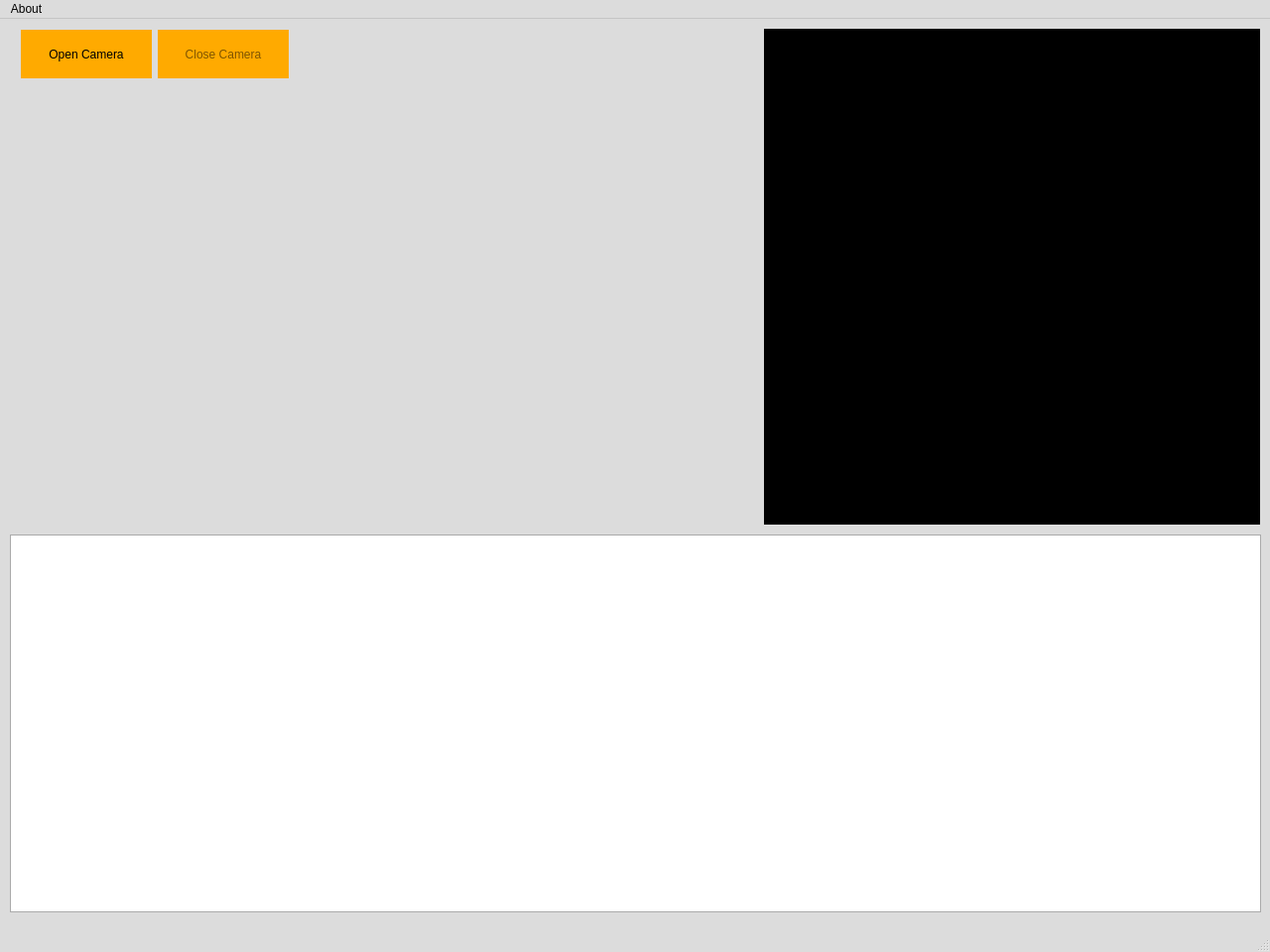
<?xml version="1.0" encoding="UTF-8"?>
<ui version="4.0">
 <class>Sparrow</class>
 <widget class="QMainWindow" name="Sparrow">
  <property name="geometry">
   <rect>
    <x>0</x>
    <y>0</y>
    <width>1280</width>
    <height>960</height>
   </rect>
  </property>
  <property name="palette">
   <palette>
    <active>
     <colorrole role="WindowText">
      <brush brushstyle="SolidPattern">
       <color alpha="255">
        <red>0</red>
        <green>0</green>
        <blue>0</blue>
       </color>
      </brush>
     </colorrole>
     <colorrole role="Button">
      <brush brushstyle="SolidPattern">
       <color alpha="255">
        <red>220</red>
        <green>220</green>
        <blue>220</blue>
       </color>
      </brush>
     </colorrole>
     <colorrole role="Light">
      <brush brushstyle="SolidPattern">
       <color alpha="255">
        <red>255</red>
        <green>255</green>
        <blue>255</blue>
       </color>
      </brush>
     </colorrole>
     <colorrole role="Midlight">
      <brush brushstyle="SolidPattern">
       <color alpha="255">
        <red>237</red>
        <green>237</green>
        <blue>237</blue>
       </color>
      </brush>
     </colorrole>
     <colorrole role="Dark">
      <brush brushstyle="SolidPattern">
       <color alpha="255">
        <red>110</red>
        <green>110</green>
        <blue>110</blue>
       </color>
      </brush>
     </colorrole>
     <colorrole role="Mid">
      <brush brushstyle="SolidPattern">
       <color alpha="255">
        <red>147</red>
        <green>147</green>
        <blue>147</blue>
       </color>
      </brush>
     </colorrole>
     <colorrole role="Text">
      <brush brushstyle="SolidPattern">
       <color alpha="255">
        <red>0</red>
        <green>0</green>
        <blue>0</blue>
       </color>
      </brush>
     </colorrole>
     <colorrole role="BrightText">
      <brush brushstyle="SolidPattern">
       <color alpha="255">
        <red>255</red>
        <green>255</green>
        <blue>255</blue>
       </color>
      </brush>
     </colorrole>
     <colorrole role="ButtonText">
      <brush brushstyle="SolidPattern">
       <color alpha="255">
        <red>0</red>
        <green>0</green>
        <blue>0</blue>
       </color>
      </brush>
     </colorrole>
     <colorrole role="Base">
      <brush brushstyle="SolidPattern">
       <color alpha="255">
        <red>255</red>
        <green>255</green>
        <blue>255</blue>
       </color>
      </brush>
     </colorrole>
     <colorrole role="Window">
      <brush brushstyle="SolidPattern">
       <color alpha="255">
        <red>220</red>
        <green>220</green>
        <blue>220</blue>
       </color>
      </brush>
     </colorrole>
     <colorrole role="Shadow">
      <brush brushstyle="SolidPattern">
       <color alpha="255">
        <red>0</red>
        <green>0</green>
        <blue>0</blue>
       </color>
      </brush>
     </colorrole>
     <colorrole role="AlternateBase">
      <brush brushstyle="SolidPattern">
       <color alpha="255">
        <red>237</red>
        <green>237</green>
        <blue>237</blue>
       </color>
      </brush>
     </colorrole>
     <colorrole role="ToolTipBase">
      <brush brushstyle="SolidPattern">
       <color alpha="255">
        <red>255</red>
        <green>255</green>
        <blue>220</blue>
       </color>
      </brush>
     </colorrole>
     <colorrole role="ToolTipText">
      <brush brushstyle="SolidPattern">
       <color alpha="255">
        <red>0</red>
        <green>0</green>
        <blue>0</blue>
       </color>
      </brush>
     </colorrole>
    </active>
    <inactive>
     <colorrole role="WindowText">
      <brush brushstyle="SolidPattern">
       <color alpha="255">
        <red>0</red>
        <green>0</green>
        <blue>0</blue>
       </color>
      </brush>
     </colorrole>
     <colorrole role="Button">
      <brush brushstyle="SolidPattern">
       <color alpha="255">
        <red>220</red>
        <green>220</green>
        <blue>220</blue>
       </color>
      </brush>
     </colorrole>
     <colorrole role="Light">
      <brush brushstyle="SolidPattern">
       <color alpha="255">
        <red>255</red>
        <green>255</green>
        <blue>255</blue>
       </color>
      </brush>
     </colorrole>
     <colorrole role="Midlight">
      <brush brushstyle="SolidPattern">
       <color alpha="255">
        <red>237</red>
        <green>237</green>
        <blue>237</blue>
       </color>
      </brush>
     </colorrole>
     <colorrole role="Dark">
      <brush brushstyle="SolidPattern">
       <color alpha="255">
        <red>110</red>
        <green>110</green>
        <blue>110</blue>
       </color>
      </brush>
     </colorrole>
     <colorrole role="Mid">
      <brush brushstyle="SolidPattern">
       <color alpha="255">
        <red>147</red>
        <green>147</green>
        <blue>147</blue>
       </color>
      </brush>
     </colorrole>
     <colorrole role="Text">
      <brush brushstyle="SolidPattern">
       <color alpha="255">
        <red>0</red>
        <green>0</green>
        <blue>0</blue>
       </color>
      </brush>
     </colorrole>
     <colorrole role="BrightText">
      <brush brushstyle="SolidPattern">
       <color alpha="255">
        <red>255</red>
        <green>255</green>
        <blue>255</blue>
       </color>
      </brush>
     </colorrole>
     <colorrole role="ButtonText">
      <brush brushstyle="SolidPattern">
       <color alpha="255">
        <red>0</red>
        <green>0</green>
        <blue>0</blue>
       </color>
      </brush>
     </colorrole>
     <colorrole role="Base">
      <brush brushstyle="SolidPattern">
       <color alpha="255">
        <red>255</red>
        <green>255</green>
        <blue>255</blue>
       </color>
      </brush>
     </colorrole>
     <colorrole role="Window">
      <brush brushstyle="SolidPattern">
       <color alpha="255">
        <red>220</red>
        <green>220</green>
        <blue>220</blue>
       </color>
      </brush>
     </colorrole>
     <colorrole role="Shadow">
      <brush brushstyle="SolidPattern">
       <color alpha="255">
        <red>0</red>
        <green>0</green>
        <blue>0</blue>
       </color>
      </brush>
     </colorrole>
     <colorrole role="AlternateBase">
      <brush brushstyle="SolidPattern">
       <color alpha="255">
        <red>237</red>
        <green>237</green>
        <blue>237</blue>
       </color>
      </brush>
     </colorrole>
     <colorrole role="ToolTipBase">
      <brush brushstyle="SolidPattern">
       <color alpha="255">
        <red>255</red>
        <green>255</green>
        <blue>220</blue>
       </color>
      </brush>
     </colorrole>
     <colorrole role="ToolTipText">
      <brush brushstyle="SolidPattern">
       <color alpha="255">
        <red>0</red>
        <green>0</green>
        <blue>0</blue>
       </color>
      </brush>
     </colorrole>
    </inactive>
    <disabled>
     <colorrole role="WindowText">
      <brush brushstyle="SolidPattern">
       <color alpha="255">
        <red>110</red>
        <green>110</green>
        <blue>110</blue>
       </color>
      </brush>
     </colorrole>
     <colorrole role="Button">
      <brush brushstyle="SolidPattern">
       <color alpha="255">
        <red>220</red>
        <green>220</green>
        <blue>220</blue>
       </color>
      </brush>
     </colorrole>
     <colorrole role="Light">
      <brush brushstyle="SolidPattern">
       <color alpha="255">
        <red>255</red>
        <green>255</green>
        <blue>255</blue>
       </color>
      </brush>
     </colorrole>
     <colorrole role="Midlight">
      <brush brushstyle="SolidPattern">
       <color alpha="255">
        <red>237</red>
        <green>237</green>
        <blue>237</blue>
       </color>
      </brush>
     </colorrole>
     <colorrole role="Dark">
      <brush brushstyle="SolidPattern">
       <color alpha="255">
        <red>110</red>
        <green>110</green>
        <blue>110</blue>
       </color>
      </brush>
     </colorrole>
     <colorrole role="Mid">
      <brush brushstyle="SolidPattern">
       <color alpha="255">
        <red>147</red>
        <green>147</green>
        <blue>147</blue>
       </color>
      </brush>
     </colorrole>
     <colorrole role="Text">
      <brush brushstyle="SolidPattern">
       <color alpha="255">
        <red>110</red>
        <green>110</green>
        <blue>110</blue>
       </color>
      </brush>
     </colorrole>
     <colorrole role="BrightText">
      <brush brushstyle="SolidPattern">
       <color alpha="255">
        <red>255</red>
        <green>255</green>
        <blue>255</blue>
       </color>
      </brush>
     </colorrole>
     <colorrole role="ButtonText">
      <brush brushstyle="SolidPattern">
       <color alpha="255">
        <red>110</red>
        <green>110</green>
        <blue>110</blue>
       </color>
      </brush>
     </colorrole>
     <colorrole role="Base">
      <brush brushstyle="SolidPattern">
       <color alpha="255">
        <red>220</red>
        <green>220</green>
        <blue>220</blue>
       </color>
      </brush>
     </colorrole>
     <colorrole role="Window">
      <brush brushstyle="SolidPattern">
       <color alpha="255">
        <red>220</red>
        <green>220</green>
        <blue>220</blue>
       </color>
      </brush>
     </colorrole>
     <colorrole role="Shadow">
      <brush brushstyle="SolidPattern">
       <color alpha="255">
        <red>0</red>
        <green>0</green>
        <blue>0</blue>
       </color>
      </brush>
     </colorrole>
     <colorrole role="AlternateBase">
      <brush brushstyle="SolidPattern">
       <color alpha="255">
        <red>220</red>
        <green>220</green>
        <blue>220</blue>
       </color>
      </brush>
     </colorrole>
     <colorrole role="ToolTipBase">
      <brush brushstyle="SolidPattern">
       <color alpha="255">
        <red>255</red>
        <green>255</green>
        <blue>220</blue>
       </color>
      </brush>
     </colorrole>
     <colorrole role="ToolTipText">
      <brush brushstyle="SolidPattern">
       <color alpha="255">
        <red>0</red>
        <green>0</green>
        <blue>0</blue>
       </color>
      </brush>
     </colorrole>
    </disabled>
   </palette>
  </property>
  <property name="windowTitle">
   <string/>
  </property>
  <property name="autoFillBackground">
   <bool>true</bool>
  </property>
  <widget class="QWidget" name="centralWidget">
   <widget class="QWidget" name="layoutWidget">
    <property name="geometry">
     <rect>
      <x>10</x>
      <y>10</y>
      <width>281</width>
      <height>51</height>
     </rect>
    </property>
    <layout class="QHBoxLayout" name="horizontalLayout">
     <property name="topMargin">
      <number>1</number>
     </property>
     <property name="rightMargin">
      <number>0</number>
     </property>
     <property name="bottomMargin">
      <number>1</number>
     </property>
     <item>
      <widget class="QPushButton" name="openCameraButton">
       <property name="sizePolicy">
        <sizepolicy hsizetype="Minimum" vsizetype="Minimum">
         <horstretch>0</horstretch>
         <verstretch>0</verstretch>
        </sizepolicy>
       </property>
       <property name="palette">
        <palette>
         <active>
          <colorrole role="WindowText">
           <brush brushstyle="SolidPattern">
            <color alpha="255">
             <red>0</red>
             <green>0</green>
             <blue>0</blue>
            </color>
           </brush>
          </colorrole>
          <colorrole role="Button">
           <brush brushstyle="SolidPattern">
            <color alpha="255">
             <red>255</red>
             <green>170</green>
             <blue>0</blue>
            </color>
           </brush>
          </colorrole>
          <colorrole role="Light">
           <brush brushstyle="SolidPattern">
            <color alpha="255">
             <red>255</red>
             <green>213</green>
             <blue>127</blue>
            </color>
           </brush>
          </colorrole>
          <colorrole role="Midlight">
           <brush brushstyle="SolidPattern">
            <color alpha="255">
             <red>255</red>
             <green>191</green>
             <blue>63</blue>
            </color>
           </brush>
          </colorrole>
          <colorrole role="Dark">
           <brush brushstyle="SolidPattern">
            <color alpha="255">
             <red>127</red>
             <green>85</green>
             <blue>0</blue>
            </color>
           </brush>
          </colorrole>
          <colorrole role="Mid">
           <brush brushstyle="SolidPattern">
            <color alpha="255">
             <red>170</red>
             <green>113</green>
             <blue>0</blue>
            </color>
           </brush>
          </colorrole>
          <colorrole role="Text">
           <brush brushstyle="SolidPattern">
            <color alpha="255">
             <red>0</red>
             <green>0</green>
             <blue>0</blue>
            </color>
           </brush>
          </colorrole>
          <colorrole role="BrightText">
           <brush brushstyle="SolidPattern">
            <color alpha="255">
             <red>255</red>
             <green>255</green>
             <blue>255</blue>
            </color>
           </brush>
          </colorrole>
          <colorrole role="ButtonText">
           <brush brushstyle="SolidPattern">
            <color alpha="255">
             <red>0</red>
             <green>0</green>
             <blue>0</blue>
            </color>
           </brush>
          </colorrole>
          <colorrole role="Base">
           <brush brushstyle="SolidPattern">
            <color alpha="255">
             <red>255</red>
             <green>255</green>
             <blue>255</blue>
            </color>
           </brush>
          </colorrole>
          <colorrole role="Window">
           <brush brushstyle="SolidPattern">
            <color alpha="255">
             <red>255</red>
             <green>170</green>
             <blue>0</blue>
            </color>
           </brush>
          </colorrole>
          <colorrole role="Shadow">
           <brush brushstyle="SolidPattern">
            <color alpha="255">
             <red>0</red>
             <green>0</green>
             <blue>0</blue>
            </color>
           </brush>
          </colorrole>
          <colorrole role="AlternateBase">
           <brush brushstyle="SolidPattern">
            <color alpha="255">
             <red>255</red>
             <green>212</green>
             <blue>127</blue>
            </color>
           </brush>
          </colorrole>
          <colorrole role="ToolTipBase">
           <brush brushstyle="SolidPattern">
            <color alpha="255">
             <red>255</red>
             <green>255</green>
             <blue>220</blue>
            </color>
           </brush>
          </colorrole>
          <colorrole role="ToolTipText">
           <brush brushstyle="SolidPattern">
            <color alpha="255">
             <red>0</red>
             <green>0</green>
             <blue>0</blue>
            </color>
           </brush>
          </colorrole>
         </active>
         <inactive>
          <colorrole role="WindowText">
           <brush brushstyle="SolidPattern">
            <color alpha="255">
             <red>0</red>
             <green>0</green>
             <blue>0</blue>
            </color>
           </brush>
          </colorrole>
          <colorrole role="Button">
           <brush brushstyle="SolidPattern">
            <color alpha="255">
             <red>255</red>
             <green>170</green>
             <blue>0</blue>
            </color>
           </brush>
          </colorrole>
          <colorrole role="Light">
           <brush brushstyle="SolidPattern">
            <color alpha="255">
             <red>255</red>
             <green>213</green>
             <blue>127</blue>
            </color>
           </brush>
          </colorrole>
          <colorrole role="Midlight">
           <brush brushstyle="SolidPattern">
            <color alpha="255">
             <red>255</red>
             <green>191</green>
             <blue>63</blue>
            </color>
           </brush>
          </colorrole>
          <colorrole role="Dark">
           <brush brushstyle="SolidPattern">
            <color alpha="255">
             <red>127</red>
             <green>85</green>
             <blue>0</blue>
            </color>
           </brush>
          </colorrole>
          <colorrole role="Mid">
           <brush brushstyle="SolidPattern">
            <color alpha="255">
             <red>170</red>
             <green>113</green>
             <blue>0</blue>
            </color>
           </brush>
          </colorrole>
          <colorrole role="Text">
           <brush brushstyle="SolidPattern">
            <color alpha="255">
             <red>0</red>
             <green>0</green>
             <blue>0</blue>
            </color>
           </brush>
          </colorrole>
          <colorrole role="BrightText">
           <brush brushstyle="SolidPattern">
            <color alpha="255">
             <red>255</red>
             <green>255</green>
             <blue>255</blue>
            </color>
           </brush>
          </colorrole>
          <colorrole role="ButtonText">
           <brush brushstyle="SolidPattern">
            <color alpha="255">
             <red>0</red>
             <green>0</green>
             <blue>0</blue>
            </color>
           </brush>
          </colorrole>
          <colorrole role="Base">
           <brush brushstyle="SolidPattern">
            <color alpha="255">
             <red>255</red>
             <green>255</green>
             <blue>255</blue>
            </color>
           </brush>
          </colorrole>
          <colorrole role="Window">
           <brush brushstyle="SolidPattern">
            <color alpha="255">
             <red>255</red>
             <green>170</green>
             <blue>0</blue>
            </color>
           </brush>
          </colorrole>
          <colorrole role="Shadow">
           <brush brushstyle="SolidPattern">
            <color alpha="255">
             <red>0</red>
             <green>0</green>
             <blue>0</blue>
            </color>
           </brush>
          </colorrole>
          <colorrole role="AlternateBase">
           <brush brushstyle="SolidPattern">
            <color alpha="255">
             <red>255</red>
             <green>212</green>
             <blue>127</blue>
            </color>
           </brush>
          </colorrole>
          <colorrole role="ToolTipBase">
           <brush brushstyle="SolidPattern">
            <color alpha="255">
             <red>255</red>
             <green>255</green>
             <blue>220</blue>
            </color>
           </brush>
          </colorrole>
          <colorrole role="ToolTipText">
           <brush brushstyle="SolidPattern">
            <color alpha="255">
             <red>0</red>
             <green>0</green>
             <blue>0</blue>
            </color>
           </brush>
          </colorrole>
         </inactive>
         <disabled>
          <colorrole role="WindowText">
           <brush brushstyle="SolidPattern">
            <color alpha="255">
             <red>127</red>
             <green>85</green>
             <blue>0</blue>
            </color>
           </brush>
          </colorrole>
          <colorrole role="Button">
           <brush brushstyle="SolidPattern">
            <color alpha="255">
             <red>255</red>
             <green>170</green>
             <blue>0</blue>
            </color>
           </brush>
          </colorrole>
          <colorrole role="Light">
           <brush brushstyle="SolidPattern">
            <color alpha="255">
             <red>255</red>
             <green>213</green>
             <blue>127</blue>
            </color>
           </brush>
          </colorrole>
          <colorrole role="Midlight">
           <brush brushstyle="SolidPattern">
            <color alpha="255">
             <red>255</red>
             <green>191</green>
             <blue>63</blue>
            </color>
           </brush>
          </colorrole>
          <colorrole role="Dark">
           <brush brushstyle="SolidPattern">
            <color alpha="255">
             <red>127</red>
             <green>85</green>
             <blue>0</blue>
            </color>
           </brush>
          </colorrole>
          <colorrole role="Mid">
           <brush brushstyle="SolidPattern">
            <color alpha="255">
             <red>170</red>
             <green>113</green>
             <blue>0</blue>
            </color>
           </brush>
          </colorrole>
          <colorrole role="Text">
           <brush brushstyle="SolidPattern">
            <color alpha="255">
             <red>127</red>
             <green>85</green>
             <blue>0</blue>
            </color>
           </brush>
          </colorrole>
          <colorrole role="BrightText">
           <brush brushstyle="SolidPattern">
            <color alpha="255">
             <red>255</red>
             <green>255</green>
             <blue>255</blue>
            </color>
           </brush>
          </colorrole>
          <colorrole role="ButtonText">
           <brush brushstyle="SolidPattern">
            <color alpha="255">
             <red>127</red>
             <green>85</green>
             <blue>0</blue>
            </color>
           </brush>
          </colorrole>
          <colorrole role="Base">
           <brush brushstyle="SolidPattern">
            <color alpha="255">
             <red>255</red>
             <green>170</green>
             <blue>0</blue>
            </color>
           </brush>
          </colorrole>
          <colorrole role="Window">
           <brush brushstyle="SolidPattern">
            <color alpha="255">
             <red>255</red>
             <green>170</green>
             <blue>0</blue>
            </color>
           </brush>
          </colorrole>
          <colorrole role="Shadow">
           <brush brushstyle="SolidPattern">
            <color alpha="255">
             <red>0</red>
             <green>0</green>
             <blue>0</blue>
            </color>
           </brush>
          </colorrole>
          <colorrole role="AlternateBase">
           <brush brushstyle="SolidPattern">
            <color alpha="255">
             <red>255</red>
             <green>170</green>
             <blue>0</blue>
            </color>
           </brush>
          </colorrole>
          <colorrole role="ToolTipBase">
           <brush brushstyle="SolidPattern">
            <color alpha="255">
             <red>255</red>
             <green>255</green>
             <blue>220</blue>
            </color>
           </brush>
          </colorrole>
          <colorrole role="ToolTipText">
           <brush brushstyle="SolidPattern">
            <color alpha="255">
             <red>0</red>
             <green>0</green>
             <blue>0</blue>
            </color>
           </brush>
          </colorrole>
         </disabled>
        </palette>
       </property>
       <property name="autoFillBackground">
        <bool>true</bool>
       </property>
       <property name="text">
        <string>Open Camera</string>
       </property>
       <property name="flat">
        <bool>true</bool>
       </property>
      </widget>
     </item>
     <item>
      <widget class="QPushButton" name="closeCameraButton">
       <property name="enabled">
        <bool>false</bool>
       </property>
       <property name="sizePolicy">
        <sizepolicy hsizetype="Minimum" vsizetype="Minimum">
         <horstretch>0</horstretch>
         <verstretch>0</verstretch>
        </sizepolicy>
       </property>
       <property name="palette">
        <palette>
         <active>
          <colorrole role="WindowText">
           <brush brushstyle="SolidPattern">
            <color alpha="255">
             <red>0</red>
             <green>0</green>
             <blue>0</blue>
            </color>
           </brush>
          </colorrole>
          <colorrole role="Button">
           <brush brushstyle="SolidPattern">
            <color alpha="255">
             <red>255</red>
             <green>170</green>
             <blue>0</blue>
            </color>
           </brush>
          </colorrole>
          <colorrole role="Light">
           <brush brushstyle="SolidPattern">
            <color alpha="255">
             <red>255</red>
             <green>213</green>
             <blue>127</blue>
            </color>
           </brush>
          </colorrole>
          <colorrole role="Midlight">
           <brush brushstyle="SolidPattern">
            <color alpha="255">
             <red>255</red>
             <green>191</green>
             <blue>63</blue>
            </color>
           </brush>
          </colorrole>
          <colorrole role="Dark">
           <brush brushstyle="SolidPattern">
            <color alpha="255">
             <red>127</red>
             <green>85</green>
             <blue>0</blue>
            </color>
           </brush>
          </colorrole>
          <colorrole role="Mid">
           <brush brushstyle="SolidPattern">
            <color alpha="255">
             <red>170</red>
             <green>113</green>
             <blue>0</blue>
            </color>
           </brush>
          </colorrole>
          <colorrole role="Text">
           <brush brushstyle="SolidPattern">
            <color alpha="255">
             <red>0</red>
             <green>0</green>
             <blue>0</blue>
            </color>
           </brush>
          </colorrole>
          <colorrole role="BrightText">
           <brush brushstyle="SolidPattern">
            <color alpha="255">
             <red>255</red>
             <green>255</green>
             <blue>255</blue>
            </color>
           </brush>
          </colorrole>
          <colorrole role="ButtonText">
           <brush brushstyle="SolidPattern">
            <color alpha="255">
             <red>0</red>
             <green>0</green>
             <blue>0</blue>
            </color>
           </brush>
          </colorrole>
          <colorrole role="Base">
           <brush brushstyle="SolidPattern">
            <color alpha="255">
             <red>255</red>
             <green>255</green>
             <blue>255</blue>
            </color>
           </brush>
          </colorrole>
          <colorrole role="Window">
           <brush brushstyle="SolidPattern">
            <color alpha="255">
             <red>255</red>
             <green>170</green>
             <blue>0</blue>
            </color>
           </brush>
          </colorrole>
          <colorrole role="Shadow">
           <brush brushstyle="SolidPattern">
            <color alpha="255">
             <red>0</red>
             <green>0</green>
             <blue>0</blue>
            </color>
           </brush>
          </colorrole>
          <colorrole role="AlternateBase">
           <brush brushstyle="SolidPattern">
            <color alpha="255">
             <red>255</red>
             <green>212</green>
             <blue>127</blue>
            </color>
           </brush>
          </colorrole>
          <colorrole role="ToolTipBase">
           <brush brushstyle="SolidPattern">
            <color alpha="255">
             <red>255</red>
             <green>255</green>
             <blue>220</blue>
            </color>
           </brush>
          </colorrole>
          <colorrole role="ToolTipText">
           <brush brushstyle="SolidPattern">
            <color alpha="255">
             <red>0</red>
             <green>0</green>
             <blue>0</blue>
            </color>
           </brush>
          </colorrole>
         </active>
         <inactive>
          <colorrole role="WindowText">
           <brush brushstyle="SolidPattern">
            <color alpha="255">
             <red>0</red>
             <green>0</green>
             <blue>0</blue>
            </color>
           </brush>
          </colorrole>
          <colorrole role="Button">
           <brush brushstyle="SolidPattern">
            <color alpha="255">
             <red>255</red>
             <green>170</green>
             <blue>0</blue>
            </color>
           </brush>
          </colorrole>
          <colorrole role="Light">
           <brush brushstyle="SolidPattern">
            <color alpha="255">
             <red>255</red>
             <green>213</green>
             <blue>127</blue>
            </color>
           </brush>
          </colorrole>
          <colorrole role="Midlight">
           <brush brushstyle="SolidPattern">
            <color alpha="255">
             <red>255</red>
             <green>191</green>
             <blue>63</blue>
            </color>
           </brush>
          </colorrole>
          <colorrole role="Dark">
           <brush brushstyle="SolidPattern">
            <color alpha="255">
             <red>127</red>
             <green>85</green>
             <blue>0</blue>
            </color>
           </brush>
          </colorrole>
          <colorrole role="Mid">
           <brush brushstyle="SolidPattern">
            <color alpha="255">
             <red>170</red>
             <green>113</green>
             <blue>0</blue>
            </color>
           </brush>
          </colorrole>
          <colorrole role="Text">
           <brush brushstyle="SolidPattern">
            <color alpha="255">
             <red>0</red>
             <green>0</green>
             <blue>0</blue>
            </color>
           </brush>
          </colorrole>
          <colorrole role="BrightText">
           <brush brushstyle="SolidPattern">
            <color alpha="255">
             <red>255</red>
             <green>255</green>
             <blue>255</blue>
            </color>
           </brush>
          </colorrole>
          <colorrole role="ButtonText">
           <brush brushstyle="SolidPattern">
            <color alpha="255">
             <red>0</red>
             <green>0</green>
             <blue>0</blue>
            </color>
           </brush>
          </colorrole>
          <colorrole role="Base">
           <brush brushstyle="SolidPattern">
            <color alpha="255">
             <red>255</red>
             <green>255</green>
             <blue>255</blue>
            </color>
           </brush>
          </colorrole>
          <colorrole role="Window">
           <brush brushstyle="SolidPattern">
            <color alpha="255">
             <red>255</red>
             <green>170</green>
             <blue>0</blue>
            </color>
           </brush>
          </colorrole>
          <colorrole role="Shadow">
           <brush brushstyle="SolidPattern">
            <color alpha="255">
             <red>0</red>
             <green>0</green>
             <blue>0</blue>
            </color>
           </brush>
          </colorrole>
          <colorrole role="AlternateBase">
           <brush brushstyle="SolidPattern">
            <color alpha="255">
             <red>255</red>
             <green>212</green>
             <blue>127</blue>
            </color>
           </brush>
          </colorrole>
          <colorrole role="ToolTipBase">
           <brush brushstyle="SolidPattern">
            <color alpha="255">
             <red>255</red>
             <green>255</green>
             <blue>220</blue>
            </color>
           </brush>
          </colorrole>
          <colorrole role="ToolTipText">
           <brush brushstyle="SolidPattern">
            <color alpha="255">
             <red>0</red>
             <green>0</green>
             <blue>0</blue>
            </color>
           </brush>
          </colorrole>
         </inactive>
         <disabled>
          <colorrole role="WindowText">
           <brush brushstyle="SolidPattern">
            <color alpha="255">
             <red>127</red>
             <green>85</green>
             <blue>0</blue>
            </color>
           </brush>
          </colorrole>
          <colorrole role="Button">
           <brush brushstyle="SolidPattern">
            <color alpha="255">
             <red>255</red>
             <green>170</green>
             <blue>0</blue>
            </color>
           </brush>
          </colorrole>
          <colorrole role="Light">
           <brush brushstyle="SolidPattern">
            <color alpha="255">
             <red>255</red>
             <green>213</green>
             <blue>127</blue>
            </color>
           </brush>
          </colorrole>
          <colorrole role="Midlight">
           <brush brushstyle="SolidPattern">
            <color alpha="255">
             <red>255</red>
             <green>191</green>
             <blue>63</blue>
            </color>
           </brush>
          </colorrole>
          <colorrole role="Dark">
           <brush brushstyle="SolidPattern">
            <color alpha="255">
             <red>127</red>
             <green>85</green>
             <blue>0</blue>
            </color>
           </brush>
          </colorrole>
          <colorrole role="Mid">
           <brush brushstyle="SolidPattern">
            <color alpha="255">
             <red>170</red>
             <green>113</green>
             <blue>0</blue>
            </color>
           </brush>
          </colorrole>
          <colorrole role="Text">
           <brush brushstyle="SolidPattern">
            <color alpha="255">
             <red>127</red>
             <green>85</green>
             <blue>0</blue>
            </color>
           </brush>
          </colorrole>
          <colorrole role="BrightText">
           <brush brushstyle="SolidPattern">
            <color alpha="255">
             <red>255</red>
             <green>255</green>
             <blue>255</blue>
            </color>
           </brush>
          </colorrole>
          <colorrole role="ButtonText">
           <brush brushstyle="SolidPattern">
            <color alpha="255">
             <red>127</red>
             <green>85</green>
             <blue>0</blue>
            </color>
           </brush>
          </colorrole>
          <colorrole role="Base">
           <brush brushstyle="SolidPattern">
            <color alpha="255">
             <red>255</red>
             <green>170</green>
             <blue>0</blue>
            </color>
           </brush>
          </colorrole>
          <colorrole role="Window">
           <brush brushstyle="SolidPattern">
            <color alpha="255">
             <red>255</red>
             <green>170</green>
             <blue>0</blue>
            </color>
           </brush>
          </colorrole>
          <colorrole role="Shadow">
           <brush brushstyle="SolidPattern">
            <color alpha="255">
             <red>0</red>
             <green>0</green>
             <blue>0</blue>
            </color>
           </brush>
          </colorrole>
          <colorrole role="AlternateBase">
           <brush brushstyle="SolidPattern">
            <color alpha="255">
             <red>255</red>
             <green>170</green>
             <blue>0</blue>
            </color>
           </brush>
          </colorrole>
          <colorrole role="ToolTipBase">
           <brush brushstyle="SolidPattern">
            <color alpha="255">
             <red>255</red>
             <green>255</green>
             <blue>220</blue>
            </color>
           </brush>
          </colorrole>
          <colorrole role="ToolTipText">
           <brush brushstyle="SolidPattern">
            <color alpha="255">
             <red>0</red>
             <green>0</green>
             <blue>0</blue>
            </color>
           </brush>
          </colorrole>
         </disabled>
        </palette>
       </property>
       <property name="autoFillBackground">
        <bool>true</bool>
       </property>
       <property name="text">
        <string>Close Camera</string>
       </property>
       <property name="flat">
        <bool>true</bool>
       </property>
      </widget>
     </item>
    </layout>
   </widget>
   <widget class="QPlainTextEdit" name="loggerPlainTextEdit">
    <property name="geometry">
     <rect>
      <x>10</x>
      <y>520</y>
      <width>1261</width>
      <height>381</height>
     </rect>
    </property>
    <property name="autoFillBackground">
     <bool>false</bool>
    </property>
    <property name="readOnly">
     <bool>true</bool>
    </property>
   </widget>
   <widget class="QGraphicsView" name="testBmpView">
    <property name="geometry">
     <rect>
      <x>770</x>
      <y>10</y>
      <width>500</width>
      <height>500</height>
     </rect>
    </property>
    <property name="palette">
     <palette>
      <active>
       <colorrole role="WindowText">
        <brush brushstyle="SolidPattern">
         <color alpha="255">
          <red>255</red>
          <green>255</green>
          <blue>255</blue>
         </color>
        </brush>
       </colorrole>
       <colorrole role="Button">
        <brush brushstyle="SolidPattern">
         <color alpha="255">
          <red>0</red>
          <green>0</green>
          <blue>0</blue>
         </color>
        </brush>
       </colorrole>
       <colorrole role="Light">
        <brush brushstyle="SolidPattern">
         <color alpha="255">
          <red>0</red>
          <green>0</green>
          <blue>0</blue>
         </color>
        </brush>
       </colorrole>
       <colorrole role="Midlight">
        <brush brushstyle="SolidPattern">
         <color alpha="255">
          <red>0</red>
          <green>0</green>
          <blue>0</blue>
         </color>
        </brush>
       </colorrole>
       <colorrole role="Dark">
        <brush brushstyle="SolidPattern">
         <color alpha="255">
          <red>0</red>
          <green>0</green>
          <blue>0</blue>
         </color>
        </brush>
       </colorrole>
       <colorrole role="Mid">
        <brush brushstyle="SolidPattern">
         <color alpha="255">
          <red>0</red>
          <green>0</green>
          <blue>0</blue>
         </color>
        </brush>
       </colorrole>
       <colorrole role="Text">
        <brush brushstyle="SolidPattern">
         <color alpha="255">
          <red>255</red>
          <green>255</green>
          <blue>255</blue>
         </color>
        </brush>
       </colorrole>
       <colorrole role="BrightText">
        <brush brushstyle="SolidPattern">
         <color alpha="255">
          <red>255</red>
          <green>255</green>
          <blue>255</blue>
         </color>
        </brush>
       </colorrole>
       <colorrole role="ButtonText">
        <brush brushstyle="SolidPattern">
         <color alpha="255">
          <red>255</red>
          <green>255</green>
          <blue>255</blue>
         </color>
        </brush>
       </colorrole>
       <colorrole role="Base">
        <brush brushstyle="SolidPattern">
         <color alpha="255">
          <red>0</red>
          <green>0</green>
          <blue>0</blue>
         </color>
        </brush>
       </colorrole>
       <colorrole role="Window">
        <brush brushstyle="SolidPattern">
         <color alpha="255">
          <red>0</red>
          <green>0</green>
          <blue>0</blue>
         </color>
        </brush>
       </colorrole>
       <colorrole role="Shadow">
        <brush brushstyle="SolidPattern">
         <color alpha="255">
          <red>0</red>
          <green>0</green>
          <blue>0</blue>
         </color>
        </brush>
       </colorrole>
       <colorrole role="AlternateBase">
        <brush brushstyle="SolidPattern">
         <color alpha="255">
          <red>0</red>
          <green>0</green>
          <blue>0</blue>
         </color>
        </brush>
       </colorrole>
       <colorrole role="ToolTipBase">
        <brush brushstyle="SolidPattern">
         <color alpha="255">
          <red>255</red>
          <green>255</green>
          <blue>220</blue>
         </color>
        </brush>
       </colorrole>
       <colorrole role="ToolTipText">
        <brush brushstyle="SolidPattern">
         <color alpha="255">
          <red>0</red>
          <green>0</green>
          <blue>0</blue>
         </color>
        </brush>
       </colorrole>
      </active>
      <inactive>
       <colorrole role="WindowText">
        <brush brushstyle="SolidPattern">
         <color alpha="255">
          <red>255</red>
          <green>255</green>
          <blue>255</blue>
         </color>
        </brush>
       </colorrole>
       <colorrole role="Button">
        <brush brushstyle="SolidPattern">
         <color alpha="255">
          <red>0</red>
          <green>0</green>
          <blue>0</blue>
         </color>
        </brush>
       </colorrole>
       <colorrole role="Light">
        <brush brushstyle="SolidPattern">
         <color alpha="255">
          <red>0</red>
          <green>0</green>
          <blue>0</blue>
         </color>
        </brush>
       </colorrole>
       <colorrole role="Midlight">
        <brush brushstyle="SolidPattern">
         <color alpha="255">
          <red>0</red>
          <green>0</green>
          <blue>0</blue>
         </color>
        </brush>
       </colorrole>
       <colorrole role="Dark">
        <brush brushstyle="SolidPattern">
         <color alpha="255">
          <red>0</red>
          <green>0</green>
          <blue>0</blue>
         </color>
        </brush>
       </colorrole>
       <colorrole role="Mid">
        <brush brushstyle="SolidPattern">
         <color alpha="255">
          <red>0</red>
          <green>0</green>
          <blue>0</blue>
         </color>
        </brush>
       </colorrole>
       <colorrole role="Text">
        <brush brushstyle="SolidPattern">
         <color alpha="255">
          <red>255</red>
          <green>255</green>
          <blue>255</blue>
         </color>
        </brush>
       </colorrole>
       <colorrole role="BrightText">
        <brush brushstyle="SolidPattern">
         <color alpha="255">
          <red>255</red>
          <green>255</green>
          <blue>255</blue>
         </color>
        </brush>
       </colorrole>
       <colorrole role="ButtonText">
        <brush brushstyle="SolidPattern">
         <color alpha="255">
          <red>255</red>
          <green>255</green>
          <blue>255</blue>
         </color>
        </brush>
       </colorrole>
       <colorrole role="Base">
        <brush brushstyle="SolidPattern">
         <color alpha="255">
          <red>0</red>
          <green>0</green>
          <blue>0</blue>
         </color>
        </brush>
       </colorrole>
       <colorrole role="Window">
        <brush brushstyle="SolidPattern">
         <color alpha="255">
          <red>0</red>
          <green>0</green>
          <blue>0</blue>
         </color>
        </brush>
       </colorrole>
       <colorrole role="Shadow">
        <brush brushstyle="SolidPattern">
         <color alpha="255">
          <red>0</red>
          <green>0</green>
          <blue>0</blue>
         </color>
        </brush>
       </colorrole>
       <colorrole role="AlternateBase">
        <brush brushstyle="SolidPattern">
         <color alpha="255">
          <red>0</red>
          <green>0</green>
          <blue>0</blue>
         </color>
        </brush>
       </colorrole>
       <colorrole role="ToolTipBase">
        <brush brushstyle="SolidPattern">
         <color alpha="255">
          <red>255</red>
          <green>255</green>
          <blue>220</blue>
         </color>
        </brush>
       </colorrole>
       <colorrole role="ToolTipText">
        <brush brushstyle="SolidPattern">
         <color alpha="255">
          <red>0</red>
          <green>0</green>
          <blue>0</blue>
         </color>
        </brush>
       </colorrole>
      </inactive>
      <disabled>
       <colorrole role="WindowText">
        <brush brushstyle="SolidPattern">
         <color alpha="255">
          <red>0</red>
          <green>0</green>
          <blue>0</blue>
         </color>
        </brush>
       </colorrole>
       <colorrole role="Button">
        <brush brushstyle="SolidPattern">
         <color alpha="255">
          <red>0</red>
          <green>0</green>
          <blue>0</blue>
         </color>
        </brush>
       </colorrole>
       <colorrole role="Light">
        <brush brushstyle="SolidPattern">
         <color alpha="255">
          <red>0</red>
          <green>0</green>
          <blue>0</blue>
         </color>
        </brush>
       </colorrole>
       <colorrole role="Midlight">
        <brush brushstyle="SolidPattern">
         <color alpha="255">
          <red>0</red>
          <green>0</green>
          <blue>0</blue>
         </color>
        </brush>
       </colorrole>
       <colorrole role="Dark">
        <brush brushstyle="SolidPattern">
         <color alpha="255">
          <red>0</red>
          <green>0</green>
          <blue>0</blue>
         </color>
        </brush>
       </colorrole>
       <colorrole role="Mid">
        <brush brushstyle="SolidPattern">
         <color alpha="255">
          <red>0</red>
          <green>0</green>
          <blue>0</blue>
         </color>
        </brush>
       </colorrole>
       <colorrole role="Text">
        <brush brushstyle="SolidPattern">
         <color alpha="255">
          <red>0</red>
          <green>0</green>
          <blue>0</blue>
         </color>
        </brush>
       </colorrole>
       <colorrole role="BrightText">
        <brush brushstyle="SolidPattern">
         <color alpha="255">
          <red>255</red>
          <green>255</green>
          <blue>255</blue>
         </color>
        </brush>
       </colorrole>
       <colorrole role="ButtonText">
        <brush brushstyle="SolidPattern">
         <color alpha="255">
          <red>0</red>
          <green>0</green>
          <blue>0</blue>
         </color>
        </brush>
       </colorrole>
       <colorrole role="Base">
        <brush brushstyle="SolidPattern">
         <color alpha="255">
          <red>0</red>
          <green>0</green>
          <blue>0</blue>
         </color>
        </brush>
       </colorrole>
       <colorrole role="Window">
        <brush brushstyle="SolidPattern">
         <color alpha="255">
          <red>0</red>
          <green>0</green>
          <blue>0</blue>
         </color>
        </brush>
       </colorrole>
       <colorrole role="Shadow">
        <brush brushstyle="SolidPattern">
         <color alpha="255">
          <red>0</red>
          <green>0</green>
          <blue>0</blue>
         </color>
        </brush>
       </colorrole>
       <colorrole role="AlternateBase">
        <brush brushstyle="SolidPattern">
         <color alpha="255">
          <red>0</red>
          <green>0</green>
          <blue>0</blue>
         </color>
        </brush>
       </colorrole>
       <colorrole role="ToolTipBase">
        <brush brushstyle="SolidPattern">
         <color alpha="255">
          <red>255</red>
          <green>255</green>
          <blue>220</blue>
         </color>
        </brush>
       </colorrole>
       <colorrole role="ToolTipText">
        <brush brushstyle="SolidPattern">
         <color alpha="255">
          <red>0</red>
          <green>0</green>
          <blue>0</blue>
         </color>
        </brush>
       </colorrole>
      </disabled>
     </palette>
    </property>
   </widget>
  </widget>
  <widget class="QMenuBar" name="menuBar">
   <property name="geometry">
    <rect>
     <x>0</x>
     <y>0</y>
     <width>1280</width>
     <height>21</height>
    </rect>
   </property>
   <widget class="QMenu" name="menuSparrowQ">
    <property name="title">
     <string>About</string>
    </property>
   </widget>
   <addaction name="menuSparrowQ"/>
  </widget>
  <widget class="QStatusBar" name="statusBar"/>
  <action name="actionAbout_us">
   <property name="text">
    <string>About us</string>
   </property>
  </action>
  <action name="actionHelp">
   <property name="text">
    <string>Help</string>
   </property>
  </action>
 </widget>
 <layoutdefault spacing="6" margin="11"/>
 <resources/>
 <connections/>
</ui>
